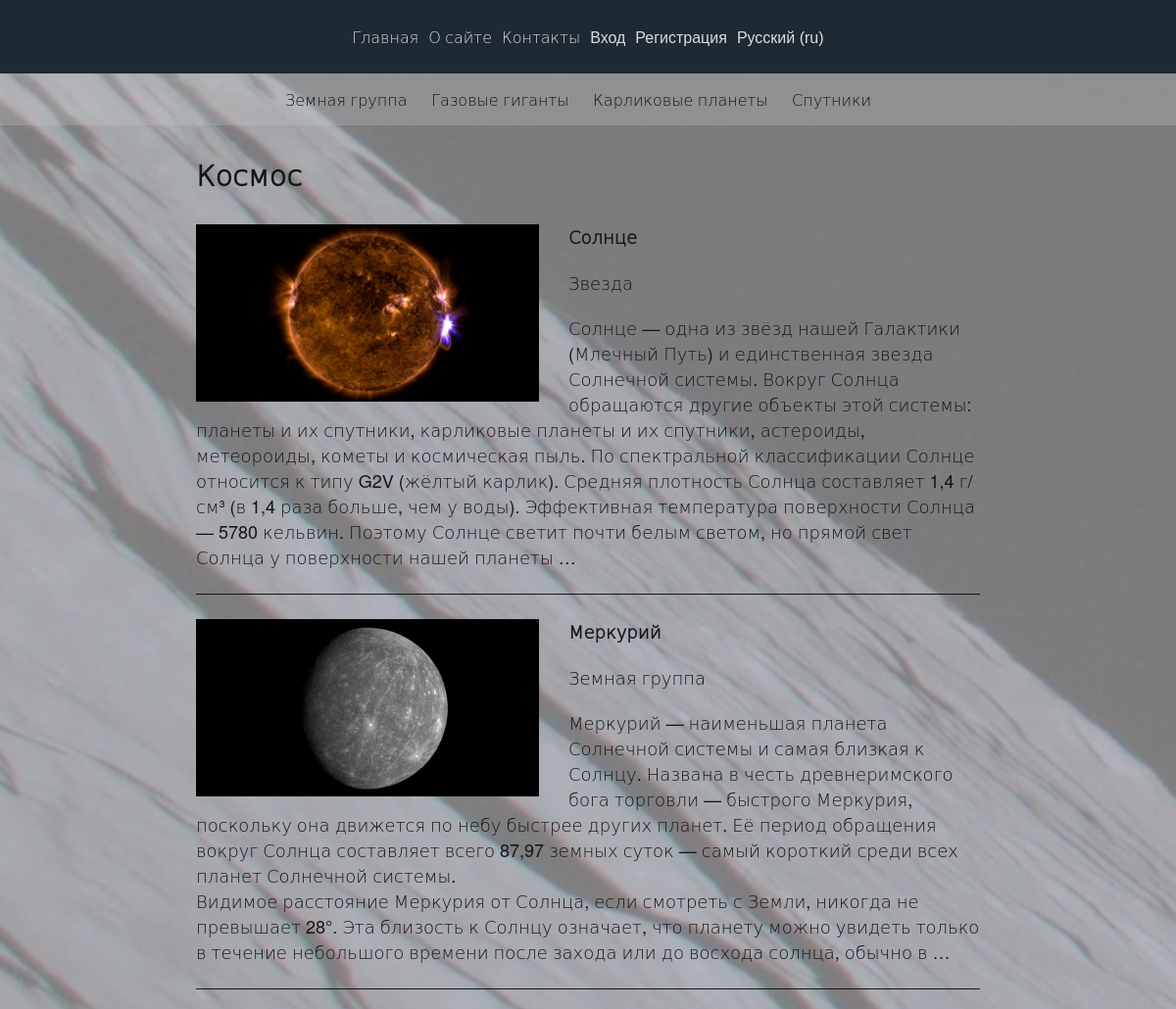
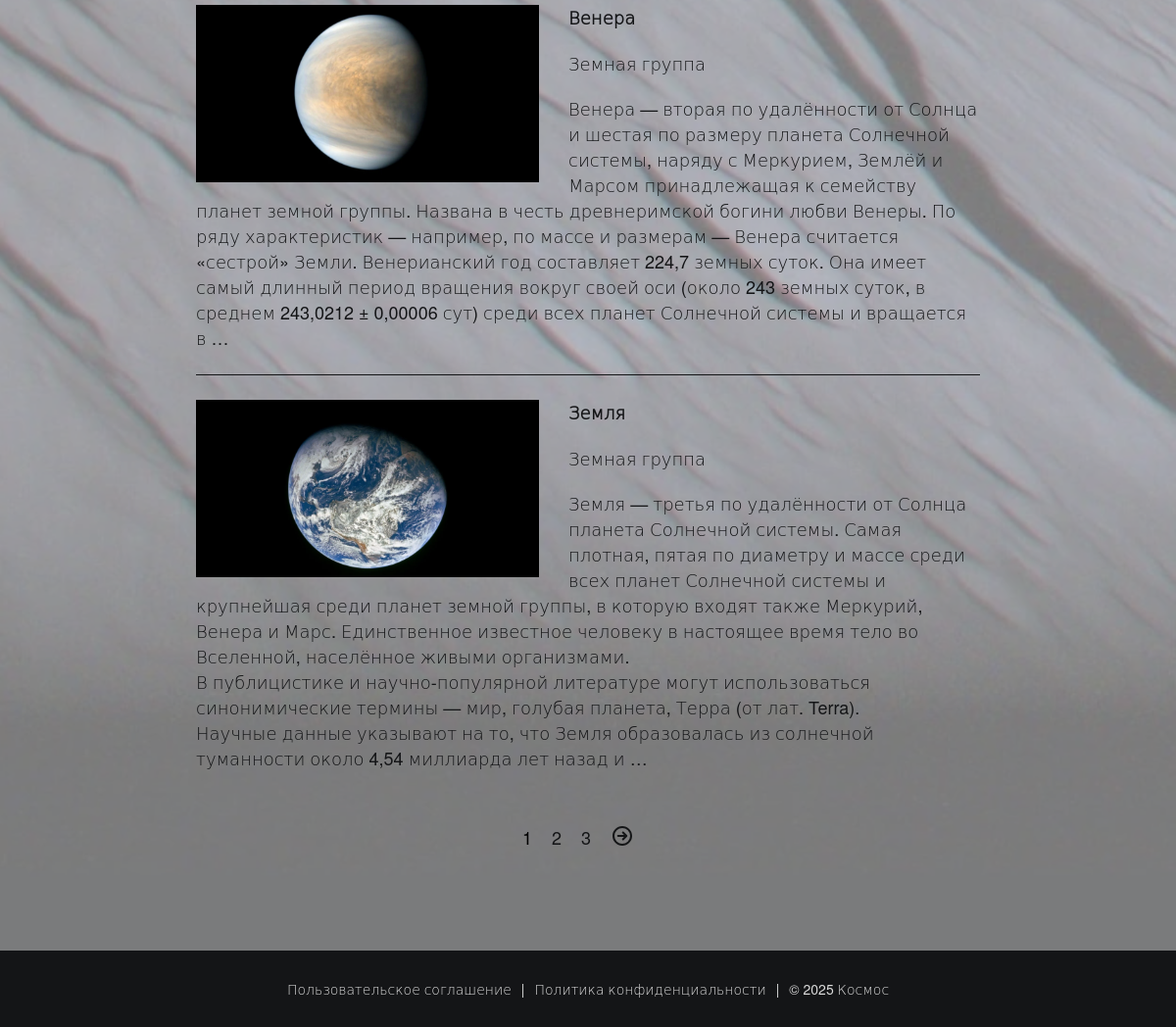
The page / on the database its author committed (2 pictures, top to bottom).
### base/models.py (models this page shows, shortened)
class Category(models.Model):
    cat_name = models.CharField(max_length=100, db_index=True, verbose_name=_('Category'))
    cat_slug = models.SlugField(max_length=255, unique=True, db_index=True)
    objects = models.Manager()
    class Meta:
        verbose_name = _('category')
        verbose_name_plural = _('Categories')
    def get_absolute_url(self):
        return reverse('category', kwargs={'cat_slug': self.cat_slug})

class Content(models.Model):
    header = models.CharField(max_length=255, verbose_name=_('Header'))
    post = models.TextField(blank=True, verbose_name=_('Content'))
    slug = models.SlugField(max_length=255, unique=True, db_index=True, verbose_name=_('Slug'))
    photo = models.ImageField(
        upload_to="photos/%Y/%m/%d/", default=None, blank=True, null=True, verbose_name=_('Photo')
    )
    author = models.ForeignKey(
        get_user_model(), on_delete=models.SET_NULL, related_name='content',
        null=True, default=None, verbose_name=_('Author')
    )
    category = models.ForeignKey(
        'Category', on_delete=models.PROTECT, related_name='content', null=True, verbose_name=_('Categories')
    )
    time_create = models.DateTimeField(auto_now_add=True, verbose_name=_('Creation time'))
    time_update = models.DateTimeField(auto_now=True, verbose_name=_('Time of change'))
    is_published = models.BooleanField(default=True, verbose_name=_('Status'))
    objects = models.Manager()
    published = PublishManager()
    class Meta:
        verbose_name = _('object')
        verbose_name_plural = _('Objects')
    def get_absolute_url(self):
        return reverse('content', kwargs={'slug': self.slug})

### base/views.py (the view)
# urls.py: path('', views.HomePage.as_view(), name="home"),
class HomePage(ListView):
    template_name = 'base/index.html'
    context_object_name = 'post'
    paginate_by = 4
    extra_context = {'title': _('Space'), 'page_header': _('Space')}
    def get_queryset(self):
        return Content.published.all().select_related('category')

### base/models.py (called while the page is built)
    def get_queryset(self):
        return super().get_queryset().filter(is_published=1)

### base/templatetags/base_tags.py (called while the page is built)
@register.inclusion_tag('base/category.html')
def get_category(selected=0):
    category = Category.objects.all()
    return {'category': category, 'selected': selected}

### base/templates/base/index.html (shortened to what this page needs)
{% extends 'base.html' %}
{% load i18n %}
{% block content %}
<div class="content-shell">
    <h1 class="post">{{ page_header }}</h1>
    <div class="image-text-wrapper">
        {% for i in post %}
        {% if i.photo %}
        <a href='{{i.get_absolute_url}}'><img class="image-container" src="{{i.photo.url}}" alt="{{i.header}}"></a>
        {% else %}
        <a class="link-dark" href="{{i.get_absolute_url}}">{% include 'base/inclusions/image_icon.html' %}</a>
        {% endif %}
        <div class="text-button-wrapper">
            <h4>
                <a class="post-third" href="{{i.get_absolute_url}}">{{i.header}}</a>
            </h4>
            <section class="post-third">
                {% if i.category.cat_name != None %}
                {{i.category.cat_name}}
                {% else %}
                {% trans 'Star' %}
                {% endif %}
            </section>
            <article class="text-container">
                {% autoescape off %}
                {{i.post|linebreaks|truncatewords:80}}
                {% endautoescape %}
            </article>
        </div>
        {% if not forloop.last %}
        <hr class="line">
        {% endif %}
        {% endfor %}
    </div>
</div>
{% block navigation %}
<div class="navigation">
    {% if page_obj.has_other_pages %}
    {% for i in page_obj.paginator.page_range %}
    {% if page_obj.number == i %}
    <a class="navigation-active">{{i}}</a>
    {% elif i >= page_obj.number|add:-2 and i <= page_obj.number|add:2 %}
    <a class="link-dark" href="?page={{i}}">{{i}}</a>
    {% endif %}
    {% endfor %}
    {% if page_obj.has_next %}
    <a class="link-dark" href="?page={{page_obj.next_page_number}}">
    </a>
    {% endif %}
    {% endif %}
</div>
{% endblock %}
{% endblock %}

### templates/base.html (shortened to what this page needs)
<!DOCTYPE html>
<html lang="ru">
{% load static %}
{% load base_tags %}
{% load i18n %}
<head>
    <link type="text/css" rel="stylesheet" href="{% static 'base/css/styles.css' %}">
</head>
<body id="page">
    <header class="head">
        <nav class="center-menu">
            <a class="link-white" href="{% url 'home' %}">{% trans 'Home' %}</a>
            <a class="link-white" href="{% url 'about' %}">{% trans 'About' %}</a>
            <a class="link-white" href="{% url 'contact' %}">{% trans 'Contact' %}</a>
            {% if user.is_authenticated %}
            {% if perms.users.change_users %}
            <a class="link-white" href="{% url 'users:add_post' %}">{% trans 'Add article' %}</a>
            {% endif %}
            <a class="link-white" href="{% url 'users:profile' %}">{{user.username}}</a>
            <form method="post" action="{% url 'users:logout' %}">
                {% csrf_token %}
                <button type="submit" class="button-head">{% trans 'Logout' %}</button>
            </form>
            {% else %}
            <a href="{% url 'users:login' %}">
                <button type="button" class="button-head">{% trans 'Login' %}</button>
            </a>
            <a href="{% url 'users:registration' %}">
                <button type="button" class="button-head">{% trans 'Registration' %}</button>
            </a>
            {% endif %}
            <form action="{% url 'set_language' %}" method="post">
                <select name="language" onchange="this.form.submit()">
                    {% get_current_language as LANGUAGE_CODE %}
                    {% get_available_languages as LANGUAGES %}
                    {% get_language_info_list for LANGUAGES as languages %}
                    {% for language in languages %}
                        <option value="{{ language.code }}" {% if language.code == LANGUAGE_CODE %} selected{% endif %}>
                            {{ language.name_local }} ({{ language.code }})
                        </option>
                    {% endfor %}
                </select>
            </form>
        </nav>
    </header>
    <section class="categories">
        {% get_category selected %}
    </section>
    <main class="content">
        <section class="center-shell">
            {% block content %}{% endblock %}
        </section>
    </main>
    <footer class="footer">
        <nav class="center-menu">
            <a class="link-white" href="{% url 'terms' %}">{% trans 'Terms of Use' %}</a>
            <article class="author">|</article>
            <a class="link-white" href="{% url 'privacy' %}">{% trans 'Privacy & Security' %}</a>
            <article class="author">|</article>
            <article class="author">&copy; 2025 {% trans 'Space' %}</article>
        </nav>
    </footer>
</body>
</html>

### base/templates/base/category.html
<section>
    {% for i in category %}
    {% if i.id == selected %}
    <a class="link-dark">{{ i.cat_name }}</a>
    {% else %}
    <a class="link-dark" href="{{ i.get_absolute_url }}">{{ i.cat_name }}</a>
    {% endif %}
    {% endfor %}
</section>

### base/static/base/css/styles.css (style rules this page uses)
* { margin: 0; padding: 0; text-decoration: none; outline: none; box-sizing: border-box; appearance: none; }
:root { --background-color: #141517; --dark-color: #141517; --white-color: #dbdbdb; --head-color: #1d2933; --content-color: rgba(204, 204, 204, 0.6); --footer-color: #141517; --font-size-head: 16px; --font-size-content: 18px; --font-size-footer: 14px; --font-size-large: 1.8em; --font-size-medium: 1.5em; --font-size-small: 1.2em; --font-size-mini: 0.9em; --margin-large: 30px; --margin-medium: 25px; --margin-small: 20px; --margin-mini: 15px; --padding-large: 29px; --padding-medium: 26px; --padding-small: 20px; --padding-mini: 15px; --max-width-content: 1000px; --max-width-form: 800px; --max-width-image: 350px; --width: 100%; }
html, body { height: 100%; font-family: 'Helvetica Neue', 'DejaVu Sans Light', sans-serif; background: var(--background-color) url('../images/background_image.webp') no-repeat center top; background-size: cover; }
#page { display: flex; flex-direction: column; min-height: 100vh; }
.center-menu { display: flex; justify-content: center; align-items: center; gap: 10px; }
.head { padding: var(--padding-medium) 0; background: var(--head-color); font-size: var(--font-size-head); }
.categories { display: flex; justify-content: center; padding: var(--padding-mini) 0; background: rgba(204, 204, 204, 0.7); font-size: var(--font-size-head); }
.content { flex: 1; padding: var(--padding-small); overflow-y: auto; min-height: calc(100vh - 116px); background: var(--content-color); }
.footer { padding: var(--padding-large) 0; background: var(--footer-color); font-size: var(--font-size-footer); }
.center-shell { display: flex; flex-direction: column; align-items: center; }
.content-shell { max-width: var(--max-width-content); width: var(--width); }
.image-text-wrapper { overflow: auto; margin: var(--margin-large) 0; }
.image-container { max-width: var(--max-width-image); height: auto; margin-right: var(--margin-large); float: left; }
.text-button-wrapper { flex-direction: column; flex: 1; }
.text-container { color: var(--dark-color); font-size: var(--font-size-content); margin-bottom: var(--margin-medium); }
.line { border: none; height: 1px; background-color: var(--dark-color); margin-bottom: 25px; }
.navigation { display: flex; justify-content: center; font-size: var(--font-size-content); }
.navigation-active { padding-right: var(--padding-small); }
.button-head { background: #1d2933; font-size: 16px; color: #dbdbdb; border: none; transition: background-color 0.3s, color 0.3s; cursor: pointer; }
.post { color: var(--dark-color); font-size: var(--font-size-large); margin-bottom: var(--margin-medium); }
.post-third { color: var(--dark-color); font-size: var(--font-size-content); margin-bottom: var(--margin-mini); }
.link-white { color: var(--white-color); transition: background-color 0.3s, color 0.3s; }
.link-dark { color: var(--dark-color); padding-right: var(--padding-small); transition: background-color 0.3s, color 0.3s; cursor: pointer; }
.author { color: var(--white-color); }
select { background: #1d2933; font-size: 16px; color: #dbdbdb; border: none; transition: background-color 0.3s, color 0.3s; cursor: pointer; }
@media screen and (max-width: 1300px) { .content { padding: 10px; } }
@media screen and (max-width: 1300px) { .content-shell { max-width: 800px; } }
@media screen and (max-width: 1300px) { .post { margin: var(--margin-small) 0; } }
@media screen and (max-width: 1300px) { .post-third { margin: var(--margin-small) 0; } }

### rows shown on the page
Category: cat_name "Земная группа"
Category: cat_name "Газовые гиганты"
Category: cat_name "Карликовые планеты"
Category: cat_name "Спутники"
Content: photo (picture), header "Солнце", post "Солнце — одна из звёзд нашей Галактики (Млечный Путь) и единственная звезда Солнечной системы. Вокруг Солнца обращаются другие объекты этой системы: планеты и их спутники, карликовые планеты и их спутники, астероиды, метеороиды, кометы и космическая пыль. По спектральной классификации Солнце относится к типу G2V (жёлтый карлик). Средняя плотность Солнца составляет 1,4 г/см³ (в 1,4 раза больше, чем у воды). Эффективная температура поверхности Солнца — 5780 кельвин. Поэтому Солнце светит почти белым светом, но прямой свет Солнца у поверхности нашей планеты …"
Content: photo (picture), header "Меркурий", category.cat_name "Земная группа", post "Меркурий — наименьшая планета Солнечной системы и самая близкая к Солнцу. Названа в честь древнеримского бога торговли — быстрого Меркурия, поскольку она движется по небу быстрее других планет. Её период обращения вокруг Солнца составляет всего 87,97 земных суток — самый короткий среди всех планет Солнечной системы. Видимое расстояние Меркурия от Солнца, если смотреть с Земли, никогда не превышает 28°. Эта близость к Солнцу означает, что планету можно увидеть только в течение небольшого времени после захода или до восхода солнца, обычно в …"
Content: photo (picture), header "Венера", category.cat_name "Земная группа", post "Венера — вторая по удалённости от Солнца и шестая по размеру планета Солнечной системы, наряду с Меркурием, Землёй и Марсом принадлежащая к семейству планет земной группы. Названа в честь древнеримской богини любви Венеры. По ряду характеристик — например, по массе и размерам — Венера считается «сестрой» Земли. Венерианский год составляет 224,7 земных суток. Она имеет самый длинный период вращения вокруг своей оси (около 243 земных суток, в среднем 243,0212 ± 0,00006 сут) среди всех планет Солнечной системы и вращается в …"
Content: photo (picture), header "Земля", category.cat_name "Земная группа", post "Земля — третья по удалённости от Солнца планета Солнечной системы. Самая плотная, пятая по диаметру и массе среди всех планет Солнечной системы и крупнейшая среди планет земной группы, в которую входят также Меркурий, Венера и Марс. Единственное известное человеку в настоящее время тело во Вселенной, населённое живыми организмами. В публицистике и научно-популярной литературе могут использоваться синонимические термины — мир, голубая планета, Терра (от лат. Terra). Научные данные указывают на то, что Земля образовалась из солнечной туманности около 4,54 миллиарда лет назад и …"

### other values the page prints
{{ page_header }} "Космос"
{{ i }} "1"
{{ i }} "2" "3"
form field language "Русский (ru)"
